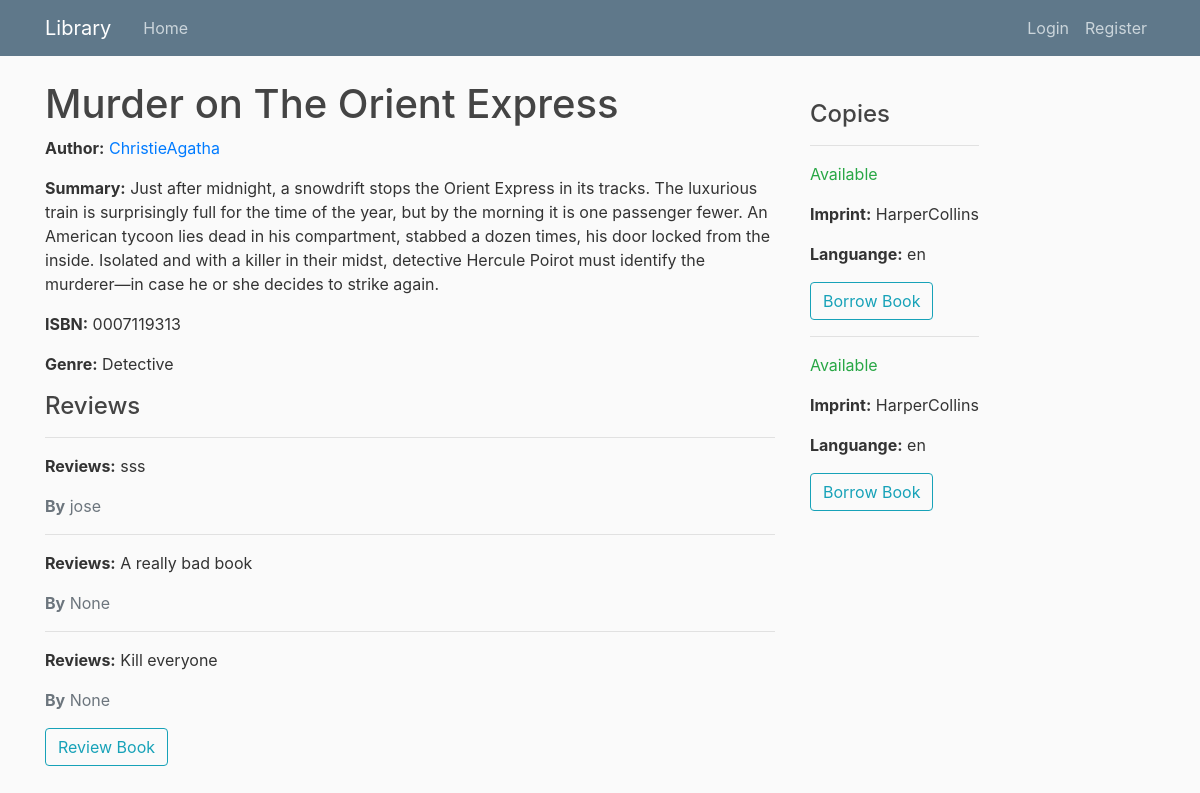
The app's page /catalog/book/1/ with its own data.
### catalog/models.py (models this page shows, shortened)
class Book(models.Model):
    title=models.CharField(max_length=200)
    author=models.ForeignKey('Author',on_delete=models.SET_NULL,null=True)
    summary=models.TextField(max_length=1000,help_text="Enter a brief desciption of Book")
    isbn=models.CharField("ISBN",max_length=13,help_text="13 Character ISBN Number")
    genre=models.ManyToManyField(Genre,help_text="Select a genre for this book!")

class Author(models.Model):
    first_name=models.CharField(max_length=100)
    last_name=models.CharField(max_length=100)
    data_of_birth=models.DateField(null=True,blank=True)
    date_of_death=models.DateField('Died',null=True,blank=True)
    class Meta:
        ordering=['last_name','first_name']
    def __str__(self):
        return f'{self.last_name}{self.first_name}'

class Genre(models.Model):
    name=models.CharField(max_length=200,help_text="Enter a Genra(e.g Detective)")
    def __str__(self):
        return self.name

class Reviews(models.Model):
    book=models.ForeignKey("Book",on_delete=models.PROTECT,db_constraint=False,null=True)
    Reviewuser=models.ForeignKey(User,on_delete=models.SET_NULL,null=True)
    review=models.CharField(max_length=200)

class BookInstance(models.Model):
    id=models.UUIDField(primary_key=True,default=uuid.uuid4,help_text="Unique ID")
    book=models.ForeignKey("Book",on_delete=models.PROTECT,db_constraint=False,null=True)
    imprint=models.CharField(max_length=200)
    due_back=models.DateField(null=True,blank=True)
    LOAN_STATUS =(
        ('a','Available'),
        ('r','Reserved'),
    )
    BookUser=models.ForeignKey(User,on_delete=models.SET_NULL,blank=True,null=True)
    Languages=(
        ('ab', 'Abkhaz'),
        ('aa', 'Afar'),
        ('af', 'Afrikaans'),
        ('ak', 'Akan'),
        ('sq', 'Albanian'),
        ('am', 'Amharic'),
        ('ar', 'Arabic'),
        ('an', 'Aragonese'),
        ('hy', 'Armenian'),
        ('as', 'Assamese'),
        ('av', 'Avaric'),
        ('ae', 'Avestan'),
        ('ay', 'Aymara'),
        ('az', 'Azerbaijani'),
        ('bm', 'Bambara'),
        ('ba', 'Bashkir'),
        ('eu', 'Basque'),
        ('be', 'Belarusian'),
        ('bn', 'Bengali'),
        ('bh', 'Bihari'),
        ('bi', 'Bislama'),
        ('bs', 'Bosnian'),
        ('br', 'Breton'),
        ('bg', 'Bulgarian'),
        ('my', 'Burmese'),
        ('ca', 'Catalan; Valencian'),
        ('ch', 'Chamorro'),
        ('ce', 'Chechen'),
        ('ny', 'Chichewa; Chewa; Nyanja'),
        ('zh', 'Chinese'),
        ('cv', 'Chuvash'),
        ('kw', 'Cornish'),
        ('co', 'Corsican'),
        ('cr', 'Cree'),
        ('hr', 'Croatian'),
        ('cs', 'Czech'),
        ('da', 'Danish'),
        ('dv', 'Divehi; Maldivian;'),
        ('nl', 'Dutch'),
        ('dz', 'Dzongkha'),
        ('en', 'English'),
        ('eo', 'Esperanto'),
        ('et', 'Estonian'),
        ('ee', 'Ewe'),
        ('fo', 'Faroese'),
        ('fj', 'Fijian'),
        ('fi', 'Finnish'),
        ('fr', 'French'),
        ('ff', 'Fula'),
        ('gl', 'Galician'),
        ('ka', 'Georgian'),
        ('de', 'German'),
        ('el', 'Greek, Modern'),
        ('gn', 'Guaraní'),
        ('gu', 'Gujarati'),
        ('ht', 'Haitian'),
        ('ha', 'Hausa'),
        ('he', 'Hebrew (modern)'),
        ('hz', 'Herero'),
        ('hi', 'Hindi'),
        ('ho', 'Hiri Motu'),
        ('hu', 'Hungarian'),
        ('ia', 'Interlingua'),
        ('id', 'Indonesian'),
        ('ie', 'Interlingue'),
        ('ga', 'Irish'),
        ('ig', 'Igbo'),
        ('ik', 'Inupiaq'),
        ('io', 'Ido'),
        ('is', 'Icelandic'),
        ('it', 'Italian'),
        ('iu', 'Inuktitut'),
        ('ja', 'Japanese'),
        ('jv', 'Javanese'),
        ('kl', 'Kalaallisut'),
        ('kn', 'Kannada'),
        ('kr', 'Kanuri'),
        ('ks', 'Kashmiri'),
        ('kk', 'Kazakh'),
        ('km', 'Khmer'),
        ('ki', 'Kikuyu, Gikuyu'),
        ('rw', 'Kinyarwanda'),
        ('ky', 'Kirghiz, Kyrgyz'),
        ('kv', 'Komi'),
        ('kg', 'Kongo'),
        ('ko', 'Korean'),
        ('ku', 'Kurdish'),
        ('kj', 'Kwanyama, Kuanyama'),
        ('la', 'Latin'),
        ('lb', 'Luxembourgish'),
        ('lg', 'Luganda'),
        ('li', 'Limburgish'),
        ('ln', 'Lingala'),
        ('lo', 'Lao'),
        ('lt', 'Lithuanian'),
        ('lu', 'Luba-Katanga'),
        ('lv', 'Latvian'),
        ('gv', 'Manx'),
        ('mk', 'Macedonian'),
        ('mg', 'Malagasy'),
        ('ms', 'Malay'),
        ('ml', 'Malayalam'),
        ('mt', 'Maltese'),
        ('mi', 'Māori'),
        ('mr', 'Marathi (Marāṭhī)'),
        ('mh', 'Marshallese'),
        ('mn', 'Mongolian'),
        ('na', 'Nauru'),
        ('nv', 'Navajo, Navaho'),
        ('nb', 'Norwegian Bokmål'),
        ('nd', 'North Ndebele'),
        ('ne', 'Nepali'),
        ('ng', 'Ndonga'),
        ('nn', 'Norwegian Nynorsk'),
        ('no', 'Norwegian'),
        ('ii', 'Nuosu'),
        ('nr', 'South Ndebele'),
        ('oc', 'Occitan'),
        ('oj', 'Ojibwe, Ojibwa'),
        ('cu', 'Old Church Slavonic'),
        ('om', 'Oromo'),
        ('or', 'Oriya'),
        ('os', 'Ossetian, Ossetic'),
        ('pa', 'Panjabi, Punjabi'),
        ('pi', 'Pāli'),
        ('fa', 'Persian'),
        ('pl', 'Polish'),
        ('ps', 'Pashto, Pushto'),
        ('pt', 'Portuguese'),
        ('qu', 'Quechua'),
        ('rm', 'Romansh'),
        ('rn', 'Kirundi'),
        ('ro', 'Romanian, Moldavan'),
        ('ru', 'Russian'),
        ('sa', 'Sanskrit (Saṁskṛta)'),
        ('sc', 'Sardinian'),
        ('sd', 'Sindhi'),
        ('se', 'Northern Sami'),
        ('sm', 'Samoan'),
        ('sg', 'Sango'),
        ('sr', 'Serbian'),
        ('gd', 'Scottish Gaelic'),
        ('sn', 'Shona'),
        ('si', 'Sinhala, Sinhalese'),
        ('sk', 'Slovak'),
        ('sl', 'Slovene'),
        ('so', 'Somali'),
        ('st', 'Southern Sotho'),
        ('es', 'Spanish; Castilian'),
        ('su', 'Sundanese'),
        ('sw', 'Swahili'),
        ('ss', 'Swati'),
        ('sv', 'Swedish'),
        ('ta', 'Tamil'),
        ('te', 'Telugu'),
        ('tg', 'Tajik'),
        ('th', 'Thai'),
        ('ti', 'Tigrinya'),
        ('bo', 'Tibetan'),
        ('tk', 'Turkmen'),
        ('tl', 'Tagalog'),
        ('tn', 'Tswana'),
        ('to', 'Tonga'),
        ('tr', 'Turkish'),
        ('ts', 'Tsonga'),
        ('tt', 'Tatar'),
        ('tw', 'Twi'),
        ('ty', 'Tahitian'),
        ('ug', 'Uighur, Uyghur'),
        ('uk', 'Ukrainian'),
        ('ur', 'Urdu'),
        ('uz', 'Uzbek'),
        ('ve', 'Venda'),
        ('vi', 'Vietnamese'),
        ('vo', 'Volapük'),
        ('wa', 'Walloon'),
        ('cy', 'Welsh'),
        ('wo', 'Wolof'),
        ('fy', 'Western Frisian'),
        ('xh', 'Xhosa'),
        ('yi', 'Yiddish'),
        ('yo', 'Yoruba'),
        ('za', 'Zhuang, Chuang'),
        ('zu', 'Zulu'),
    )
    status=models.CharField(
        max_length=1,
        choices=LOAN_STATUS,
        blank=True,
        default='m',
        help_text='Book availability',
    )
    Lang=models.CharField(
        max_length=2,
        choices=Languages,
        blank=True,
        default='m',
        help_text='Languages',
    )
    class Meta:
        ordering=['due_back']

### catalog/views.py (the view)
# urls.py: path('book/<int:pk>/', views.BookDetailView.as_view(), name='detail'),
class BookDetailView(DetailView):
    model = Book

### catalog/templates/catalog/book_detail.html (shortened to what this page needs)
 {% extends "catalog/base.html" %}
 {% block content %}
 <h1> {{ book.title }}</h1>
  <p><strong>Author:</strong> <a href="">{{ book.author }}</a></p>
  <p><strong>Summary:</strong> {{ book.summary }}</p>
  <p><strong>ISBN:</strong> {{ book.isbn }}</p>
  <p><strong>Genre:</strong> {{ book.genre.all|join:", " }}</p>
  <h4>Reviews</h4>
    {% for review in book.reviews_set.all %}
      <hr>
      <p><strong>Reviews:</strong> {{ review.review }}</p>
      <p class="text-muted"><strong>By</strong> {{ review.Reviewuser }}</p>
    {% endfor %}
     <button class="btn btn-outline-info" type="button" onclick="location.href='{% url 'review-create' pk=book.id %}'" >Review Book</button>
  </div>
  <div style="margin-left:20px;margin-top:20px">
    <h4>Copies</h4>
    {% for copy in book.bookinstance_set.all %}
      <hr>
      <p class="{% if copy.status == 'a' %}text-success{% elif copy.status == 'm' %}text-danger{% else %}text-warning{% endif %}">
        {{ copy.get_status_display }}
      </p>
      <p><strong>Imprint:</strong> {{ copy.imprint }}</p>
      <p><strong>Languange:</strong> {{ copy.Lang }}</p>
      <button class="btn btn-outline-info" type="button" onclick="location.href='{% url 'reserve' pk=copy.id %}'" >Borrow Book</button>
    {% endfor %}
{% endblock content %}

### catalog/static/css/main.css (style rules this page uses)
body { background: #fafafa; color: #333333; margin-top: 5rem; }
h1, h2, h3, h4, h5, h6 { color: #444444; }

### records on screen
Book: title "Murder on The Orient Express", author "ChristieAgatha", summary "Just after midnight, a snowdrift stops the Orient Express in its tracks. The luxurious train is surprisingly full for the time of the year, but by the morning it is one passenger fewer. An American tycoon lies dead in his compartment, stabbed a dozen times, his door locked from the inside. Isolated and with a killer in their midst, detective Hercule Poirot must identify the murderer—in case he or she decides to strike again.", isbn "0007119313", genre.all "Detective"
Reviews: review "sss", Reviewuser "jose"
Reviews: review "A really bad book", Reviewuser "None"
Reviews: review "Kill everyone", Reviewuser "None"
BookInstance: status "Available", imprint "HarperCollins", Lang "en"
BookInstance: status "Available", imprint "HarperCollins", Lang "en"
